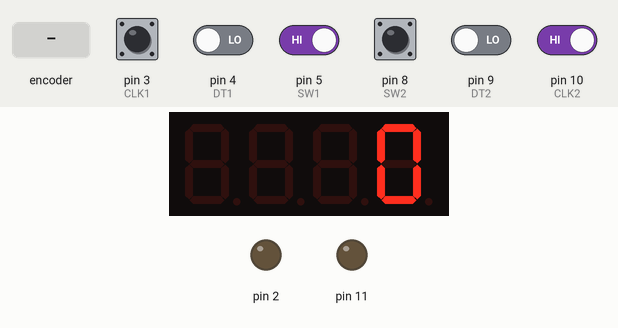
Bench run of a sketch on a simulated Arduino Uno, built with avr-gcc and run on an emulated ATmega328P. Shown: 4-digit seven-segment display, output pins drawn as LEDs (lit = HIGH). Dashed ring = blinking. Inputs (shaded band) come from the test bench; at power-on: pin 3 (CLK1), pin 5 (SW1), pin 8 (SW2), pin 10 (CLK2) HIGH, pin 4 (DT1), pin 9 (DT2) LOW. EEPROM starts erased.

Above: at 5.7 s.
5.8 s: pin 8 (SW2) pulled LOW for 1 s
At 7.3 s:
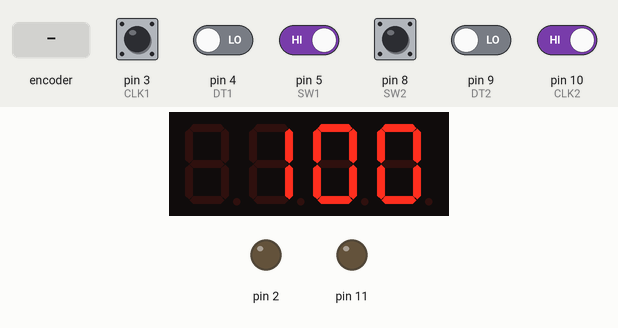
8.3 s: rotary encoder on pin 3 (CLK1) / pin 4 (DT1) turned 2 steps (second pin leading)
At 9.8 s:
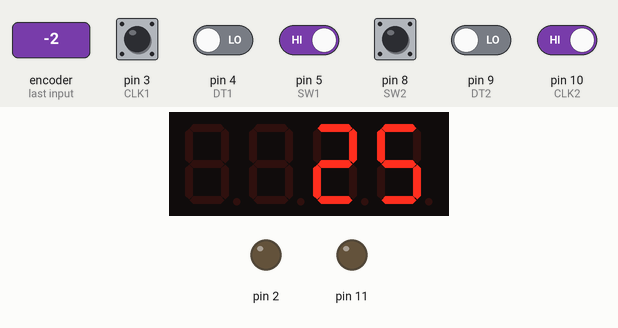
10.2 s: pin 10 (CLK2) driven LOW
At 11.0 s:
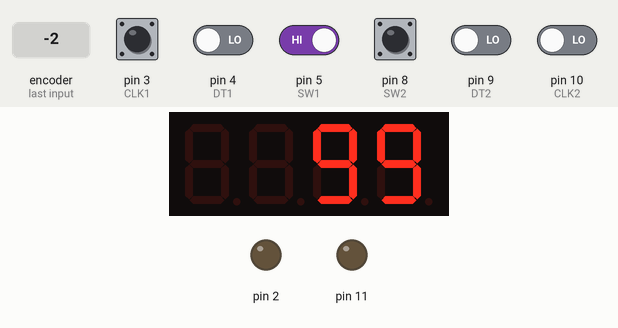
11.7 s: rotary encoder on pin 3 (CLK1) / pin 4 (DT1) turned 2 steps (second pin leading)
At 13.0 s:
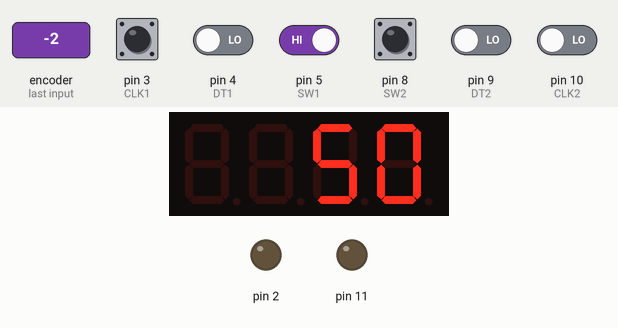
13.6 s: pin 5 (SW1) driven LOW and pin 8 (SW2) driven LOW
At 16.3 s:
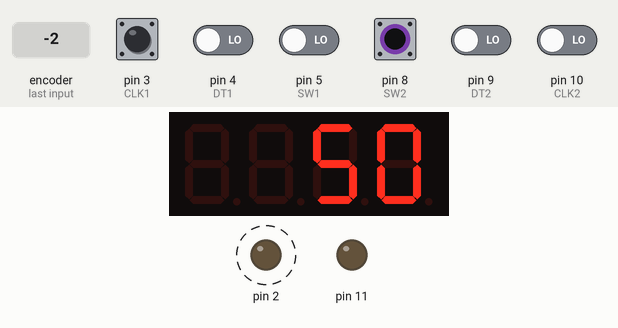
16.6 s: pin 5 (SW1) driven HIGH
Timing chart, 0 to 67.1 s (numbered marks = the images above; inputs shaded):
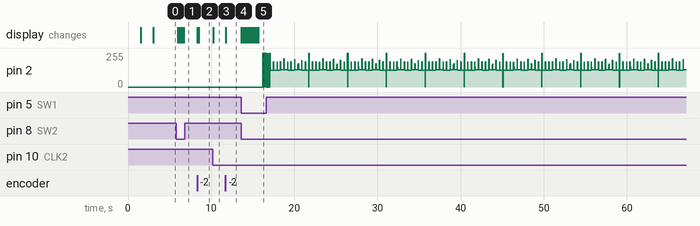

The sketch:

delay_for_test.ino.ino
```cpp
#include <Arduino.h>
#include <TM1637Display.h>
#include <EEPROM.h>

//PINS
byte out1=2;
byte out2=11;
byte CLK1=3;//valcoder1
byte DT1=4;
byte SW1=5;
byte CLK2=10;//valcoder2
byte DT2=9;
byte SW2=8;

unsigned char encoder_A1, encoder_B1, encoder_A_prev1; // valcoder1
unsigned char SW_State1,SW_State_prev1;
unsigned char encoder_A2, encoder_B2, encoder_A_prev2; // valcoder2
unsigned char SW_State2,SW_State_prev2;


int sw_counter;
int sw1_counter;
int sw_delay=5000;
byte adr_freq=3;
byte adr_del=7;
byte freq_mass[3]={10,25,50};  //frequences
byte freq;
byte freq_i; //frequency nomber
int T_cor=70;
//float mult=1;
//int d=2;
int del;//delay
int del_mult=10;
byte pulse_wide=25;
unsigned long t1,t2,dt;//,tee1,tee2,dtee;
unsigned long i,a,b;
float T,dT;
float k=1.331;// recount mks to nop
int d=4;
//int dTee=10000; //delay before puting to eepromt
//long dTd=10000;//delay for d set
//int d[4];

byte u1_flag=0;
byte u2_flag=0;
byte eet_flag=1;
byte d_flag=0;
byte beg_flag=1;
byte work_flag=0;

TM1637Display display(7, 6);

void setup() {
//Serial.begin(9600);

    display.setBrightness(0x0f);
EEPROM.get(adr_freq,freq_i);
EEPROM.get(adr_del,del);
DDRD = B00000100;
DDRB = B00001000;
//pinMode(out1,OUTPUT);
//pinMode(out2,OUTPUT);
freq=freq_mass[freq_i];
T=1000000/freq;
a=k*pulse_wide-d;
b=del*k-d;
//t1=micros();
display.showNumberDec(freq);
delay(1500);
display.showNumberDec(del);
delay(1500);
display.setBrightness(0);
display.showNumberDec(work_flag);
delay(1500);
display.showNumberDec(freq);

}

void loop() {
  while(1)
 {if(work_flag==1)
  cycle();
 encoder1();
 encoder2();
 }
}


void cycle()
{


  if(beg_flag==1)
  {
    t1=micros();
  u1_flag=1;
        noInterrupts();
      PORTD |=1<<2;
      for(i=0;i<a;i++)
      asm("nop");
      //PORTD &=~(1<<2);
      for(i=0;i<abs(b-a);i++)
      asm("nop");
      //PORTD |=1<<2;
      PORTB |=1<<3;
      for(i=0;i<a;i++)
      asm("nop");
      PORTB &=~(1<<3);
      interrupts();
  u2_flag=1;
  beg_flag=0;
  }
  t2=micros();
  dt=t2-t1;

if(dt>T/2)
PORTD &=~(1<<2);
  if(dt>=T-T_cor)
  beg_flag=1;
}


  void encoder1()
 {

  encoder_A1 = digitalRead(CLK1);
  encoder_B1 = digitalRead(DT1);
  SW_State1 = digitalRead(SW1);

   if(!encoder_A1 && encoder_A_prev1)
  {
     if(encoder_B1)
    {
freq_i=freq_i-1;

    }
       else
    {
freq_i++;

      }
if(freq_i<0||freq_i>250)
freq_i=0;
if(freq_i>1)
freq_i=2;

      freq=freq_mass[freq_i];
      T=1000000/freq;
      display.showNumberDec(freq);
    }
    encoder_A_prev1 = encoder_A1;

 if(!SW_State1)
 {
 if(SW_State_prev1)
  {
work_flag=0;
EEPROM.put(adr_freq,freq_i);
EEPROM.put(adr_del,del);
display.setBrightness(0);
display.showNumberDec(work_flag);
sw1_counter=0;
  }
  if(!SW_State_prev1)
  sw1_counter++;
  if(sw1_counter==sw_delay*10)
  {
    sw1_counter=0;

    display.setBrightness(7);
    work_flag=1;
    display.showNumberDec(freq);
    delay(500);
EEPROM.put(adr_freq,freq_i);
EEPROM.put(adr_del,del);
 }

}
 if(sw1_counter!=0)
 if(SW_State1)
 sw1_counter=0;
  SW_State_prev1=SW_State1;
 }
  void encoder2()
 {

  encoder_A2 = digitalRead(CLK2);
  encoder_B2 = digitalRead(DT2);
  SW_State2 = digitalRead(SW2);

   if(!encoder_A2 && encoder_A_prev2)
  {
     if(encoder_B2)
    {
      while(del_mult>del)
      del_mult=del_mult/10;
      if(del_mult<1)
      del_mult=1;
      del=del-del_mult;
      if(del<0)
      del=0;
    }
       else
    {
      del=del+del_mult;
      if(del>9999)
      del=9999;
      if(del<pulse_wide)
      del=pulse_wide;
      }
b=del*k-d;
      display.showNumberDec(del);
    }
    encoder_A_prev2 = encoder_A2;

 if(!SW_State2)
 sw_counter++;
 {
 if(sw_counter==sw_delay)
  {
del_mult=del_mult*10;
if(del_mult>1000)
del_mult=1;
sw_counter=0;
display.showNumberDec(del_mult);
  }
 }
 if(sw_counter!=0)
 if(SW_State2)
 sw_counter=0;
 //SW_State_prev2=SW_State2;
 }
```

Measured:
- after the input at 5.8 s, the display: changes after 0.17 s (image 1)
- after the input at 8.3 s, the display: first changes after 0.05 s (image 2 shows a later state)
- after the input at 10.2 s, the display: changes at once (image 3)
- after the input at 11.7 s, the display: changes after 0.05 s (image 4)
- after the input at 13.6 s, pin 2: alternates 255/255 for 0.01 s and 0/255 for 0.01 s, starting after 2.6 s; the display: first changes at once (image 5 shows a later state)
